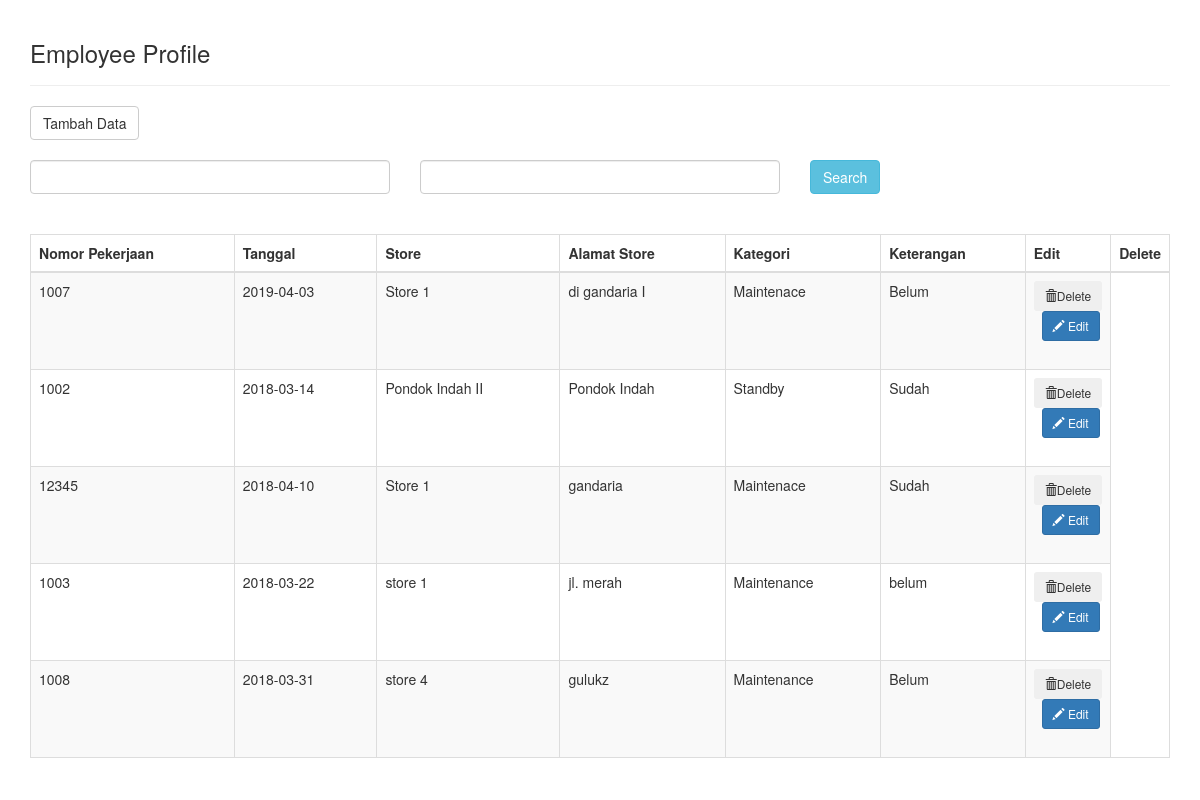
The page /jdwl/submit/admin.php on the database its author committed.
### tables this page shows
CREATE TABLE `jobs` (
  `id_job` int(11) NOT NULL,
  `nomor` varchar(55) NOT NULL,
  `tanggal` date NOT NULL,
  `store` varchar(100) NOT NULL,
  `alamat` varchar(250) NOT NULL,
  `kategori` varchar(55) NOT NULL,
  `keterangan` varchar(100) NOT NULL
);

### jdwl/submit/admin.php (the view, shortened to what this page needs)
<!DOCTYPE html>
<html>
<head>
<link rel="stylesheet" href="../assets/css/bootstrap.min.css">
<link rel="stylesheet" href="https://cdnjs.cloudflare.com/ajax/libs/bootstrap-datepicker/1.6.4/css/bootstrap-datepicker.css" />
</head>
<body>
<div class="container">
	<div class="page-header">
		<h3>Employee Profile</h3>
	</div>
	<form action="tambah.php">
	<button type="submit" class="btn btn-default">Tambah Data</button>
	</form><br/>
	<div class="row">
     <div class="input-daterange">
      <div class="col-md-4">
       <input type="text" name="start_date" id="start_date" class="form-control" />
      </div>
      <div class="col-md-4">
       <input type="text" name="end_date" id="end_date" class="form-control" />
      </div>
     </div>
     <div class="col-md-4">
      <input type="button" name="search" id="search" value="Search" class="btn btn-info" />
     </div>
    </div><br><br>
	<div class="row">
		<div class="col-lg-12">
			<table class="table table-striped table-bordered" id="order_data">
				<thead>
					<tr>
						<th>Nomor Pekerjaan</th>
						<th>Tanggal</th>
						<th>Store</th>
						<th>Alamat Store</th>
						<th>Kategori</th>
						<th>Keterangan</th>
						<th width="5%">Edit</th>
						<th width="5%">Delete</th>
					</tr>
				</thead>
				<tbody>
					<?php
					include "dbconfig.php";
					$sql = "SELECT * FROM jobs";
					$data = $conn->query($sql);
					while($row = $data->fetch_array()){
					 ?>
					 <tr>
					 	<td>
					 		<?php echo $row['nomor']."&nbsp;";?>
					 	</td>
					 	<td>
					 		<?php echo $row['tanggal']."&nbsp;";?>
					 	</td>
					 	<td>
					 		<?php echo $row['store']."&nbsp;";?>
					 	</td>
					 	<td>
					 		<?php echo $row['alamat']."&nbsp;";?>
					 	</td>
					 	<td>
					 		<?php echo $row['kategori']."&nbsp;";?>
					 	</td>
					 	<td>
					 		<?php echo $row['keterangan']."&nbsp;";?>
					 	</td>
					 	<td>
                            <button data-id="<?php echo $row['id_job'];?>" class="btn btn-sm delete_product"><i class="glyphicon glyphicon-trash"></i>Delete</button>&nbsp;
					 		<a role="button" href="#" class='open_modal btn btn-sm btn-primary' id='<?php echo  $row['id_job']; ?>'> <i class="glyphicon glyphicon-pencil"></i> Edit</a>&nbsp;
        			 	</td>
						</tr>
					 <?php
					}
					?>
				</tbody>
			</table>
		</div>
	</div>
</body>
</html>

### rows shown on the page
jobs: nomor "1007", tanggal "2019-04-03", store "Store 1", alamat "di gandaria I", kategori "Maintenace", keterangan "Belum"
jobs: nomor "1002", tanggal "2018-03-14", store "Pondok Indah II", alamat "Pondok Indah", kategori "Standby", keterangan "Sudah"
jobs: nomor "12345", tanggal "2018-04-10", store "Store 1", alamat "gandaria", kategori "Maintenace", keterangan "Sudah"
jobs: nomor "1003", tanggal "2018-03-22", store "store 1", alamat "jl. merah", kategori "Maintenance", keterangan "belum"
jobs: nomor "1008", tanggal "2018-03-31", store "store 4", alamat "gulukz", kategori "Maintenance", keterangan "Belum"
